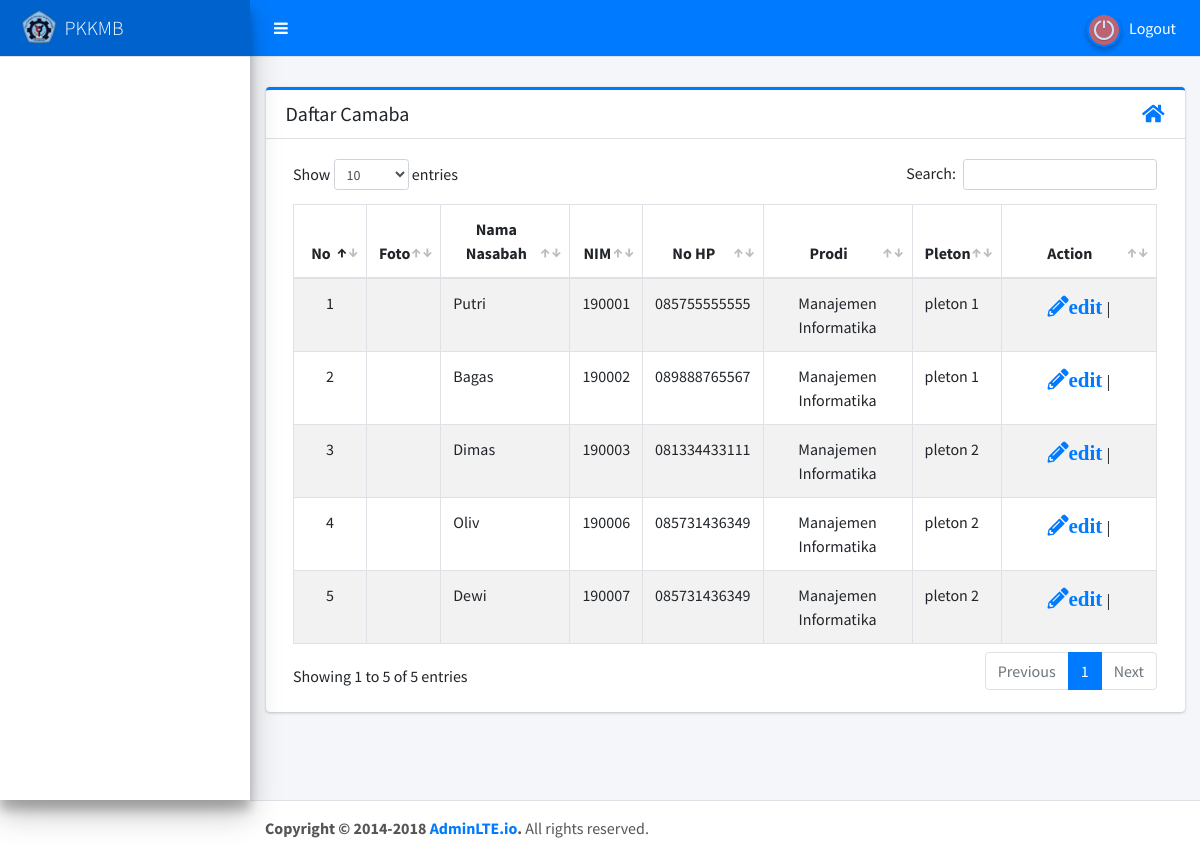
Page /index.php/data_presensi on the committed database.
### tables this page shows
CREATE TABLE IF NOT EXISTS `tb_camaba` (
  `id_camaba` int(11) NOT NULL AUTO_INCREMENT,
  `nama_camaba` varchar(45) NOT NULL,
  `nim` int(11) NOT NULL,
  `no_hp` varchar(15) NOT NULL,
  `id_prodi` int(11) NOT NULL,
  `id_pleton` int(11) NOT NULL,
  PRIMARY KEY (`id_camaba`),
  KEY `id_prodi` (`id_prodi`),
  KEY `id_pleton` (`id_pleton`)
);

CREATE TABLE IF NOT EXISTS `tb_prodi` (
  `id_prodi` int(11) NOT NULL AUTO_INCREMENT,
  `prodi` varchar(45) NOT NULL,
  PRIMARY KEY (`id_prodi`)
);

CREATE TABLE IF NOT EXISTS `tb_pleton` (
  `id_pleton` int(11) NOT NULL AUTO_INCREMENT,
  `nama_pleton` varchar(45) NOT NULL,
  `id_panitia` int(11) NOT NULL,
  PRIMARY KEY (`id_pleton`),
  KEY `id_panitia` (`id_panitia`)
);

### application/libraries/template.php (called while the page is built)
<?php
class Template {
	protected $_ci;
	function __construct(){
		$this ->_ci=&get_instance();
	}
	function display($template,$data=null){
		$data['content']=$this->_ci->load->view($template,$data,true);
		$data['header']=$this->_ci->load->view('template/header',$data,true);
		$data['sidebar']=$this->_ci->load->view('template/sidebar',$data,true);
		$data['footer']=$this->_ci->load->view('template/footer',$data,true);
		$this->_ci->load->view('template/index', $data);
	}
}

### application/controllers/Data_presensi.php (called while the page is built, shortened)
<?php
class Data_presensi extends CI_Controller{
    function index()
	{
		$result=$this->Camaba_model->read();
		$prodi=$this->Prodi_model->read();
        $data=array(
			'title'     => 'Daftar Camaba',
			'list_camaba'	=> $result,
			'list_prodi'	=>$prodi,
		);
		$this->template->display('admin/data_presensi/list_camaba',$data);
	}
}
?>

### index.php (called while the page is built, shortened)
<?php
require_once BASEPATH.'core/CodeIgniter.php';

### application/models/Camaba_model.php (called while the page is built, shortened)
<?php
class Camaba_model extends CI_Model{
    public $table = 'tb_camaba';
    function read(){
        $this->db->join('tb_prodi','tb_camaba.id_prodi=tb_prodi.id_prodi');
        $this->db->join('tb_pleton','tb_camaba.id_pleton=tb_pleton.id_pleton');
        $this->db->order_by('tb_prodi.prodi','ASC');
        return $this->db->get($this->table)->result();
    }
}
?>

### application/views/admin/data_presensi/list_camaba.php (the view, shortened to what this page needs)
<style>
.hidetext { -webkit-text-security: disc; /* Default */ }
</style>
<table class="table table-bordered table-striped" id="example1">
        <thead>
            <tr>
                <tr>
                    <th style="text-align: center; width: 30px;">No</th>
                    <th style="text-align: center; width: 10 px;">Foto</th>
                    <th style="text-align: center; ">Nama Nasabah</th>
                    <th style="text-align: center; ">NIM</th>
                    <th style="text-align: center">No HP</th>
                    <th style="text-align: center">Prodi</th>
                    <th style="text-align: center">Pleton</th>
                    <th style="text-align: center; width: 18%;">Action</th>
            </tr>
        </thead>
        <tbody>
        <?php
        $i=0;
        foreach ($list_camaba as $key) {
            ?>
            <tr>
                <td style="text-align: center"> <?php echo ++$i ?> </td>
                <td style="text-align: center">
                </td>
                <td><?php echo ucfirst($key->nama_camaba)  ?></td>
                <td style="text-align: center"><?php echo ucfirst($key->nim)  ?></td>
                <td style="text-align: center"><?php echo ($key->no_hp)  ?></td>
                <td style="text-align: center"><?php echo ucwords($key->prodi)  ?></td>
                <td ><?php echo ($key->nama_pleton)  ?></td>
                <td style="text-align: center">
                    <a href="<?php echo base_url('data_presensi/detail_presensiMaba/'.$key->id_camaba)?>">
                        <span class="text-primary" style="font-size:21px">
                                <i class="fas fa-pencil-alt">edit</i>
                        </span>
                    </a> |
                </td>
            </tr>
            <?php
        }
        ?>
        </tbody>
    </table>

### application/views/template/header.php (shortened to what this page needs)
<!DOCTYPE html>
<html lang="en">
<head>
  <link rel="stylesheet" href="<?php echo base_url()."assets/"; ?>plugins/dropdown/css/bootstrap-4-navbar.css">
  <link rel="stylesheet" href="<?php echo base_url()."assets/"; ?>plugins/datatables/dataTables.bootstrap4.min.css">
  <link rel="stylesheet" href="https://use.fontawesome.com/releases/v5.8.2/css/all.css">
  <link rel="stylesheet" href="<?php echo base_url()."assets/"; ?>plugins/font-awesome/css/font-awesome.min.css">
  <link rel="stylesheet" href="https://code.ionicframework.com/ionicons/2.0.1/css/ionicons.min.css">
  <link rel="stylesheet" href="<?php echo base_url()."assets/"; ?>dist/css/adminlte.min.css">
  <link rel="stylesheet" href="<?php echo base_url()."assets/"; ?>plugins/iCheck/flat/blue.css">
  <link rel="stylesheet" href="<?php echo base_url()."assets/"; ?>plugins/morris/morris.css">
  <link rel="stylesheet" href="<?php echo base_url()."assets/"; ?>plugins/jvectormap/jquery-jvectormap-1.2.2.css">
  <link rel="stylesheet" href="<?php echo base_url()."assets/"; ?>plugins/bootstrap-wysihtml5/bootstrap3-wysihtml5.min.css">
</head>
<body class="hold-transition sidebar-mini">
	<div class="wrapper">
		<nav class="main-header navbar navbar-expand border-bottom navbar-dark bg-primary">
			<ul class="navbar-nav">
				<li class="nav-item">
					<a class="nav-link" data-widget="pushmenu" href="#"><i class="fa fa-bars"></i></a>
				</li>
      </ul>
      <ul class="navbar-nav ml-auto">
        <li class="nav-link">
        <a href="<?php echo base_url()."login/logout" ?>" >
          <img src="<?php echo base_url()."assets/"; ?>dist/img/icon_logout.png" alt="AdminLTE Logo" class="brand-image img-circle elevation-2"
          style="opacity: .8">Logout
        </a>
        </li>
    </ul>
		</nav>

### application/views/template/sidebar.php (shortened to what this page needs)
<aside class="main-sidebar elevation-4 sidebar-light-primary">
			<a href="welcome" class="brand-link bg-primary">
				<img src="<?php echo base_url()."assets/login/logo.png"; ?>" alt="AdminLTE Logo" class="brand-image " style="opacity: .8">
				<span class="brand-text font-weight-light">PKKMB</span>
			</a>
			<div class="sidebar">
			</div>
			<div class="sidebar">
			</div>
		</aside>

### application/views/template/index.php (shortened to what this page needs)
<div class="content-wrapper">
	<div class="content-header">
	</div>
	<div class="content">
		<div class="container-fluid">
			<div class="card card-primary card-outline ">
			<div class="card-header ui-sortable-handle" style="cursor: move;">
				<h3 class="card-title">
					<?php echo $title ?>
					<div class="float-sm-right">
						<a href="welcome">
							<i class="fas fa-home " ></i>
						</a>
					</div>
				</h3>
			</div>
				<div class="card-body">
					<?php echo $content;?>
				</div>
			</div>
		</div>
	</div>
	</div>
</div>

### application/views/template/footer.php (shortened to what this page needs)
<footer class="main-footer">
			<strong>Copyright &copy; 2014-2018 <a href="https://adminlte.io">AdminLTE.io</a>.</strong> All rights reserved.
		</footer>
</body>
</html>

### rows in the picture
tb_camaba: nama_camaba "Putri", nim "190001", no_hp "085755555555", id_prodi.prodi "Manajemen Informatika", id_pleton.nama_pleton "pleton 1"
tb_camaba: nama_camaba "Bagas", nim "190002", no_hp "089888765567", id_prodi.prodi "Manajemen Informatika", id_pleton.nama_pleton "pleton 1"
tb_camaba: nama_camaba "Dimas", nim "190003", no_hp "081334433111", id_prodi.prodi "Manajemen Informatika", id_pleton.nama_pleton "pleton 2"
tb_camaba: nama_camaba "Oliv", nim "190006", no_hp "085731436349", id_prodi.prodi "Manajemen Informatika", id_pleton.nama_pleton "pleton 2"
tb_camaba: nama_camaba "Dewi", nim "190007", no_hp "085731436349", id_prodi.prodi "Manajemen Informatika", id_pleton.nama_pleton "pleton 2"

### other values in the picture
$title "Daftar Camaba"
